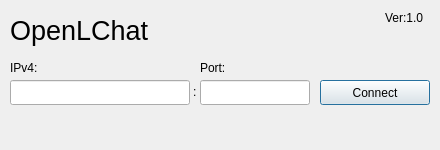
<?xml version="1.0" encoding="UTF-8"?>
<ui version="4.0">
 <class>Dialog</class>
 <widget class="QDialog" name="Dialog">
  <property name="geometry">
   <rect>
    <x>0</x>
    <y>0</y>
    <width>440</width>
    <height>150</height>
   </rect>
  </property>
  <property name="windowTitle">
   <string>OpenLChat - Connection</string>
  </property>
  <widget class="QLabel" name="VersionLabel">
   <property name="geometry">
    <rect>
     <x>385</x>
     <y>10</y>
     <width>45</width>
     <height>16</height>
    </rect>
   </property>
   <property name="text">
    <string>Ver:1.0</string>
   </property>
  </widget>
  <widget class="QLabel" name="label_4">
   <property name="geometry">
    <rect>
     <x>10</x>
     <y>10</y>
     <width>140</width>
     <height>40</height>
    </rect>
   </property>
   <property name="font">
    <font>
     <pointsize>20</pointsize>
    </font>
   </property>
   <property name="text">
    <string>OpenLChat</string>
   </property>
  </widget>
  <widget class="QLineEdit" name="PortLine">
   <property name="geometry">
    <rect>
     <x>200</x>
     <y>80</y>
     <width>110</width>
     <height>25</height>
    </rect>
   </property>
   <property name="maxLength">
    <number>5</number>
   </property>
  </widget>
  <widget class="QPushButton" name="ConnectButton">
   <property name="geometry">
    <rect>
     <x>320</x>
     <y>80</y>
     <width>110</width>
     <height>25</height>
    </rect>
   </property>
   <property name="text">
    <string>Connect</string>
   </property>
  </widget>
  <widget class="QLabel" name="label">
   <property name="geometry">
    <rect>
     <x>193</x>
     <y>82</y>
     <width>10</width>
     <height>20</height>
    </rect>
   </property>
   <property name="text">
    <string>:</string>
   </property>
  </widget>
  <widget class="QLineEdit" name="IPLine">
   <property name="geometry">
    <rect>
     <x>10</x>
     <y>80</y>
     <width>180</width>
     <height>25</height>
    </rect>
   </property>
   <property name="maxLength">
    <number>15</number>
   </property>
  </widget>
  <widget class="QLabel" name="label_2">
   <property name="geometry">
    <rect>
     <x>10</x>
     <y>60</y>
     <width>55</width>
     <height>16</height>
    </rect>
   </property>
   <property name="text">
    <string>IPv4:</string>
   </property>
  </widget>
  <widget class="QLabel" name="label_3">
   <property name="geometry">
    <rect>
     <x>200</x>
     <y>60</y>
     <width>55</width>
     <height>16</height>
    </rect>
   </property>
   <property name="text">
    <string>Port:</string>
   </property>
  </widget>
 </widget>
 <resources/>
 <connections/>
</ui>
